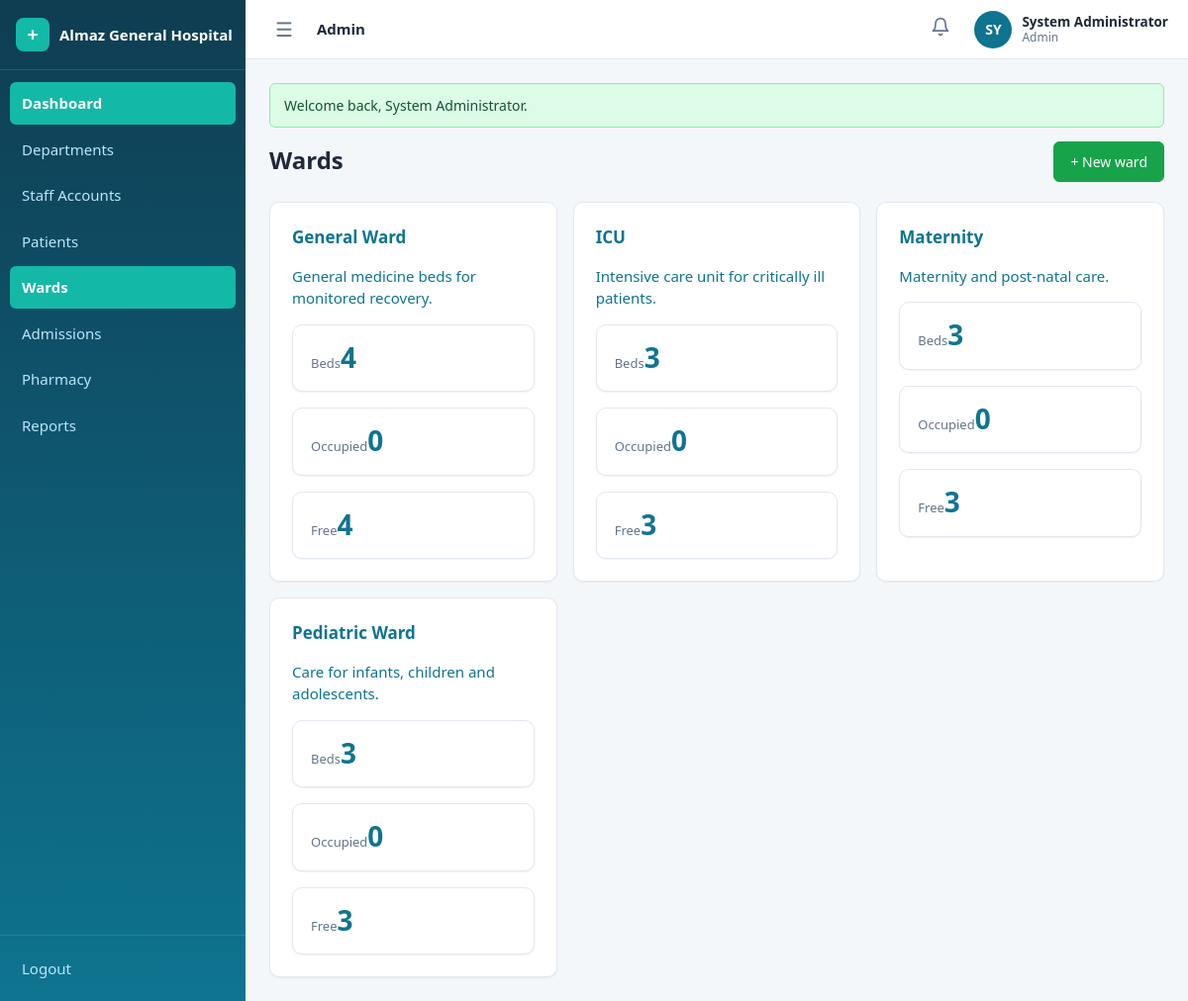
Screenshot of /admin/wards (signed in) with the database file from the repository.
### tables this page shows
CREATE TABLE IF NOT EXISTS wards (
    id          INT UNSIGNED AUTO_INCREMENT PRIMARY KEY,
    name        VARCHAR(100) NOT NULL,
    description TEXT DEFAULT NULL,
    created_at  TIMESTAMP NOT NULL DEFAULT CURRENT_TIMESTAMP,
    updated_at  TIMESTAMP NOT NULL DEFAULT CURRENT_TIMESTAMP ON UPDATE CURRENT_TIMESTAMP,
    UNIQUE KEY uq_wards_name (name)
);

### config/helpers.php (called while the page is built, shortened)
<?php
function e($value): string
{
    return htmlspecialchars((string) $value, ENT_QUOTES, 'UTF-8');
}
function url(string $path = ''): string
{
    return BASE_URL . '/' . ltrim($path, '/');
}
function render_partial(string $view, array $data = []): string
{
    extract($data, EXTR_SKIP);
    require APP_ROOT . '/views/' . $view . '.php';
    return ob_get_clean();
}
function view(string $view, array $data = [], string $layout = 'app'): void
{
    $content = render_partial($view, $data);
}

### controllers/WardController.php (called while the page is built, shortened)
<?php
class WardController
{
    public function index(): void
    {
        view('admin/wards/index', [
            'wards' => Ward::all(),
        ]);
    }
}

### public/index.php (called while the page is built, shortened)
<?php
require_once __DIR__ . '/../config/config.php';
$method = $_SERVER['REQUEST_METHOD'];
$path   = '/' . trim($_GET['url'] ?? '', '/');
if ($path !== '/') {
    $path = rtrim($path, '/');
}
[$controllerClass, $action, $params] = dispatch($routes, $method, $path);
$controller = new $controllerClass();
call_user_func_array([$controller, $action], [$params]);
function dispatch(array $routes, string $method, string $path): array
{
    foreach ($routes[$method] ?? [] as $pattern => $handler) {
        $params = match_route($pattern, $path);
        if ($params !== null) {
            return [$handler[0], $handler[1], $params];
        }
    }
    exit;
}
function match_route(string $pattern, string $path): ?array
{
    $patternParts = explode('/', trim($pattern, '/'));
    $pathParts    = $path === '/' ? [''] : explode('/', trim($path, '/'));
    if (count($patternParts) !== count($pathParts)) {
        return null;
    }
    $params = [];
    foreach ($patternParts as $i => $segment) {
        if (strlen($segment) > 2 && $segment[0] === '{' && substr($segment, -1) === '}') {
            $key = substr($segment, 1, -1);
            $params[$key] = urldecode($pathParts[$i]);
        } elseif ($segment !== $pathParts[$i]) {
            return null;
        }
    }
    return $params;
}

### config/database.php (called while the page is built, shortened)
<?php
final class Database
{
    private static ?PDO $instance = null;
    public static function getInstance(): PDO
    {
        if (self::$instance === null) {
            $dsn = 'mysql:host=' . DB_HOST . ';port=' . DB_PORT . ';dbname=' . DB_NAME . ';charset=' . DB_CHARSET;
            try {
                self::$instance = new PDO($dsn, DB_USER, DB_PASS, [
                    PDO::ATTR_ERRMODE            => PDO::ERRMODE_EXCEPTION,
                    PDO::ATTR_DEFAULT_FETCH_MODE => PDO::FETCH_ASSOC,
                    PDO::ATTR_EMULATE_PREPARES   => false,
                ]);
            } catch (PDOException $e) {
                die('Database connection failed: ' . e($e->getMessage()));
            }
        }
        return self::$instance;
    }
}

### config/config.php (called while the page is built, shortened)
<?php
require_once APP_ROOT . '/config/database.php';
function db(): PDO
{
    return Database::getInstance();
}
require_once APP_ROOT . '/config/helpers.php';

### models/Ward.php (called while the page is built, shortened)
<?php
class Ward
{
    public static function all(): array
    {
        $stmt = db()->query(
            'SELECT w.*, COUNT(b.id) AS bed_count,
                    COALESCE(SUM(b.status = "occupied"), 0) AS occupied_count
             FROM wards w
             LEFT JOIN beds b ON b.ward_id = w.id
             GROUP BY w.id
             ORDER BY w.name'
        );
        return $stmt->fetchAll();
    }
}

### views/admin/wards/index.php (the view)
<div class="row">
    <h1 class="page-title grow">Wards</h1>
    <a class="btn btn-ok" href="<?= url('/admin/wards/create') ?>">+ New ward</a>
</div>
<?php if (!$wards): ?>
    <div class="card mt"><p class="muted">No wards yet. <a href="<?= url('/admin/wards/create') ?>">Create the first ward</a>.</p></div>
<?php else: ?>
<div class="grid mt">
    <?php foreach ($wards as $ward): ?>
    <a class="card card-link" href="<?= url('/admin/wards/' . (int) $ward['id']) ?>">
        <h3 class="card-title"><?= e($ward['name']) ?></h3>
        <p class="muted"><?= e($ward['description'] ?: 'No description') ?></p>
        <div class="stat-grid">
            <div class="stat-card"><span class="stat-label">Beds</span><span class="stat-value"><?= (int) $ward['bed_count'] ?></span></div>
            <div class="stat-card"><span class="stat-label">Occupied</span><span class="stat-value <?= (int) $ward['occupied_count'] > 0 ? 'stat-warn' : '' ?>"><?= (int) $ward['occupied_count'] ?></span></div>
            <div class="stat-card"><span class="stat-label">Free</span><span class="stat-value stat-ok"><?= (int) $ward['bed_count'] - (int) $ward['occupied_count'] ?></span></div>
        </div>
    </a>
    <?php endforeach; ?>
</div>
<?php endif; ?>

### public/assets/css/style.css (style rules this page uses)
:root { --primary: #0e7490; --primary-dark: #155e75; --primary-soft: #ecfeff; --teal: #14b8a6; --teal-dark: #0f766e; --bg: #f4f7f9; --surface: #ffffff; --border: #e2e8f0; --text: #1e293b; --text-muted: #64748b; --ok: #16a34a; --ok-soft: #dcfce7; --warn: #b45309; --warn-soft: #fef3c7; --danger: #dc2626; --danger-soft: #fee2e2; --info: #0369a1; --info-soft: #dbeafe; --radius: 10px; --radius-sm: 6px; --shadow-sm: 0 1px 2px rgba(15, 23, 42, .06); --shadow-md: 0 10px 24px rgba(15, 23, 42, .10); --font: 'Segoe UI', system-ui, -apple-system, sans-serif; --sidebar-w: 248px; --sidebar-coll: 76px; --header-h: 60px; }
* { box-sizing: border-box; }
html, body { margin: 0; padding: 0; font-family: var(--font); color: var(--text); background: var(--bg); font-size: 15px; line-height: 1.5; }
a { color: var(--primary); text-decoration: none; }
.app { display: flex; min-height: 100vh; }
.page-title { font-size: 24px; margin: 0 0 4px; }
.mt { margin-top: 20px; }
.card { background: var(--surface); border: 1px solid var(--border); border-radius: var(--radius); box-shadow: var(--shadow-sm); padding: 22px; }
.card-title { margin: 0 0 14px; font-size: 17px; }
.stat-grid { display: grid; grid-template-columns: repeat(auto-fit, minmax(170px, 1fr)); gap: 16px; }
.stat-card { background: var(--surface); border: 1px solid var(--border); border-radius: var(--radius); box-shadow: var(--shadow-sm); padding: 18px; }
.stat-value { font-size: 28px; font-weight: 700; color: var(--primary); line-height: 1; }
.stat-label { font-size: 13px; color: var(--text-muted); margin-top: 6px; }
.grid { display: grid; grid-template-columns: repeat(auto-fill, minmax(260px, 1fr)); gap: 16px; }
.card-link { transition: border-color .15s, box-shadow .15s; }
.btn { display: inline-flex; align-items: center; justify-content: center; gap: 6px; padding: 9px 16px; border-radius: var(--radius-sm); border: 1px solid var(--border); background: var(--surface); color: var(--text); font-size: 14px; font-weight: 500; cursor: pointer; transition: background .15s, border-color .15s, box-shadow .15s; }
.btn-ok { background: var(--ok); border-color: var(--ok); color: #fff; }
.row { display: flex; gap: 14px; align-items: center; flex-wrap: wrap; }
.row .grow { flex: 1; }

### rows the page displays
wards: name "General Ward", description "General medicine beds for monitored recovery.", bed_count "4", occupied_count "0", occupied_count "4"
wards: name "ICU", description "Intensive care unit for critically ill patients.", bed_count "3", occupied_count "0", occupied_count "3"
wards: name "Maternity", description "Maternity and post-natal care.", bed_count "3", occupied_count "0", occupied_count "3"
wards: name "Pediatric Ward", description "Care for infants, children and adolescents.", bed_count "3", occupied_count "0", occupied_count "3"

### other values shown
APP_NAME "Almaz General Hospital"
$label "Dashboard"
$label "Departments"
$label "Staff Accounts"
$label "Patients"
$label "Wards"
$label "Admissions"
$label "Pharmacy"
$label "Reports"
$roleLabel "Admin"
$initials "SY"
$user['name'] "System Administrator"
$flash['message'] "Welcome back, System Administrator."
